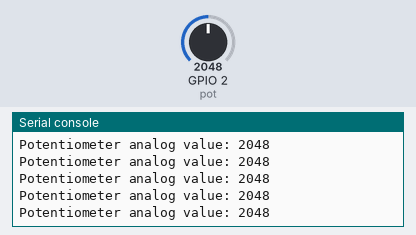
Recording of a program running on a simulated ESP32 board running MicroPython. On the bench: the last lines printed to the serial console. The test bench sets the inputs (shaded band); at power-on: GPIO 2 (pot) = 2048 (analog values on the 0–4095 scale).

Above: at 1.2 s.
1.3 s: GPIO 2 (pot) set to 2866
At 1.56 s:
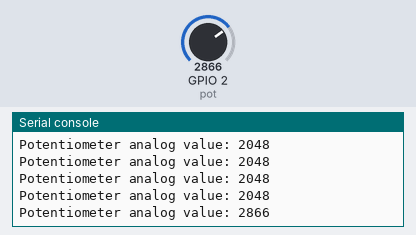
2.8 s: GPIO 2 (pot) set to 3603
At 2.96 s:
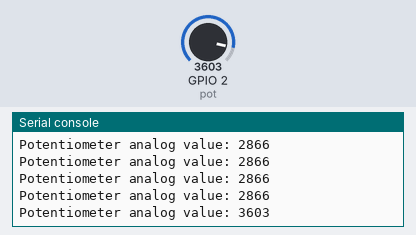
Timing chart, 0 to 5.8 s (numbered marks = the images above; inputs shaded):
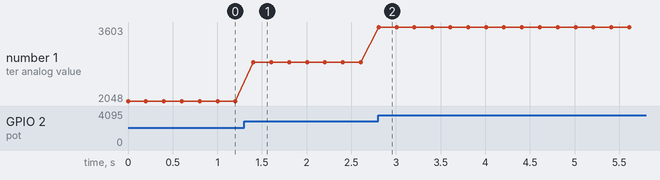

Measured:
- after the input at 1.3 s, the serial console: prints a new line after 0.10 s (image 1)
- after the input at 2.8 s, the serial console: prints a new line at once (image 2)
- plotted number 1: 2048 → 2866 after the input at 1.3 s, 2866 → 3603 after the input at 2.8 s

The program:

demo7_potentiometer_main.py
```python
from machine import Pin, ADC
from time import sleep


# The internal ADC reference voltage is typically 1.1v, but varies slightly from package to package.
# The ADC is less linear close to the reference voltage(particularly at higher attenuations) and has a minimum measurement voltage around 100mV,
# voltages at or below this will read as 0.
# To read voltages accurately, it is recommended to use the read_uv() method.

# To read voltages above the reference voltage, apply input attenuation with the# atten keyword argument. Valid values(and approximate linear measurement ranges) are:
# ADC.ATTN_0DB:  NO attenuation (100mV-950mV)
# ADC.ATTN_2_5DB: 2.5dB attenuation (100mV-1250mV)
# ADC.ATTN_6DB:  6dB attenuation (100mV-1750mV)
# ADC.ATTN_11DB: 11dB attenuation (150mV-2450mV)
# NOTE: Note that the absolute maximum voltage rating for input pins is 3.6V!!!
# NOTE: Going near to this boundary risks damage to the IC!!!!

# Here we use 3.3v as input voltage, so initializing the ADC pin need to use ADC.ATTN_11DB to be set 3V as reference voltage.
# use keyword atten=ADC.ATTN_11DB to set the reference voltage to 3V

pot = ADC(Pin(2), atten=ADC.ATTN_11DB)

while True:
    print("Potentiometer analog value: {}".format(pot.read()))
    sleep(0.2)
```
